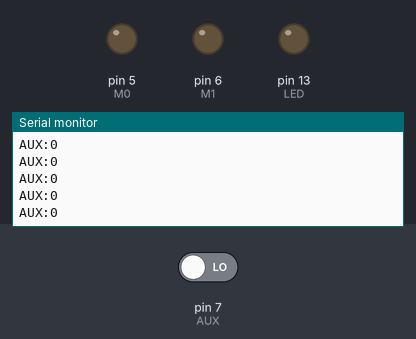
The sketch below on a simulated Arduino Uno, built with avr-gcc and run on an emulated ATmega328P. Shown: output pins drawn as LEDs (lit = HIGH), the last lines printed to the serial monitor. Inputs (shaded band) come from the test bench; at power-on: pin 7 (AUX) LOW. The modem accepts every AT command (registered, SIM ready, sends succeed) and sends nothing else.

Above: at 0.8 s.
0.9 s: pin 7 (AUX) driven HIGH
At 1.4 s:
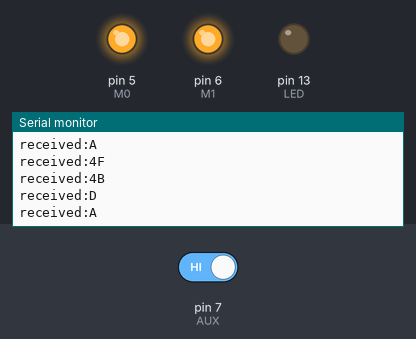
At 4.0 s:
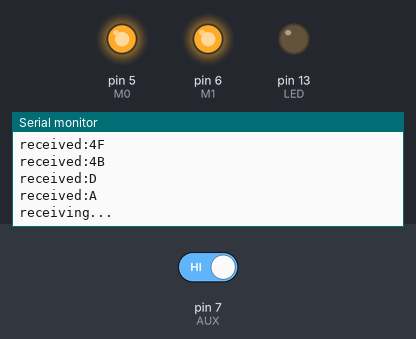
Timing chart, 0 to 5.5 s (numbered marks = the images above; inputs shaded):
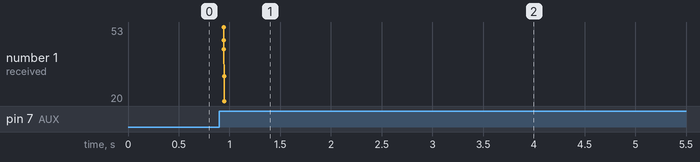

Measured:
- after the input at 0.9 s, the serial monitor: prints a new line at once (image 1)

The sketch:

sketch_E32_TTL_100_set_param.ino
```cpp
/*2018.1.25  huitian agrismarter.com
   Chen Jiahao
   test lora module E32-TTL-100 on arduino nano
   sending node
*/
#include <AltSoftSerial.h>

AltSoftSerial uart;
// Board          Transmit  Receive   PWM Unusable
// -----          --------  -------   ------------
// Arduino Uno        9         8         10

const int LED = 13;
const int M0 = 5;  //mode control 0
const int M1 = 6;  //mode control 1
const int AUX = 7;  //AUX detecting
int auxValue = 0;
uint8_t buf[60];   //command buffer
int sendNum = 0;
int receive = 0;

void setup() {
  // set up usb serial and software serial
  Serial.begin(115200);
  while (!Serial) {
    ; // wait for serial port to connect. Needed for native USB port only
  }
  uart.begin(9600);

  // set up pins
  pinMode(LED, OUTPUT);
  pinMode(M0, OUTPUT);
  pinMode(M1, OUTPUT);
  pinMode(AUX, INPUT);

  //wait till lora module is ready
  while (!auxValue) {
    auxValue = digitalRead(AUX);
    Serial.print("AUX:");
    Serial.println(auxValue);
  }

  //set to mode3
  digitalWrite(M0, 1);
  digitalWrite(M1, 1);
  delay(10);

  //setting up the parameters in mode3: C0(not volatile) + 5 bytes of parameters
  buf[0] = 0xC0;  //HEAD
  buf[1] = 0x0 ;   //ADDH
  buf[2] = 0x1  ;  //ADDL
  buf[3] = 0x1A ;  //SPED
  buf[4] = 0x17 ;  //CHAN
  buf[5] = 0x44  ; //OPTION
  if (uart.write(buf, 6))
    Serial.println("Parameters have been set up.");
  delay(10);

  //validate parameters
  for (int i = 0; i++; i < 3)
    buf[i] = 0xC1;
  delay(10);

}

void loop() {
  Serial.println("receiving...");
  while (uart.available()) {
    Serial.print("received:");
    receive = uart.read();
    Serial.println(receive, HEX );
  }
  delay(2000);
  //  while(1);
}
```
